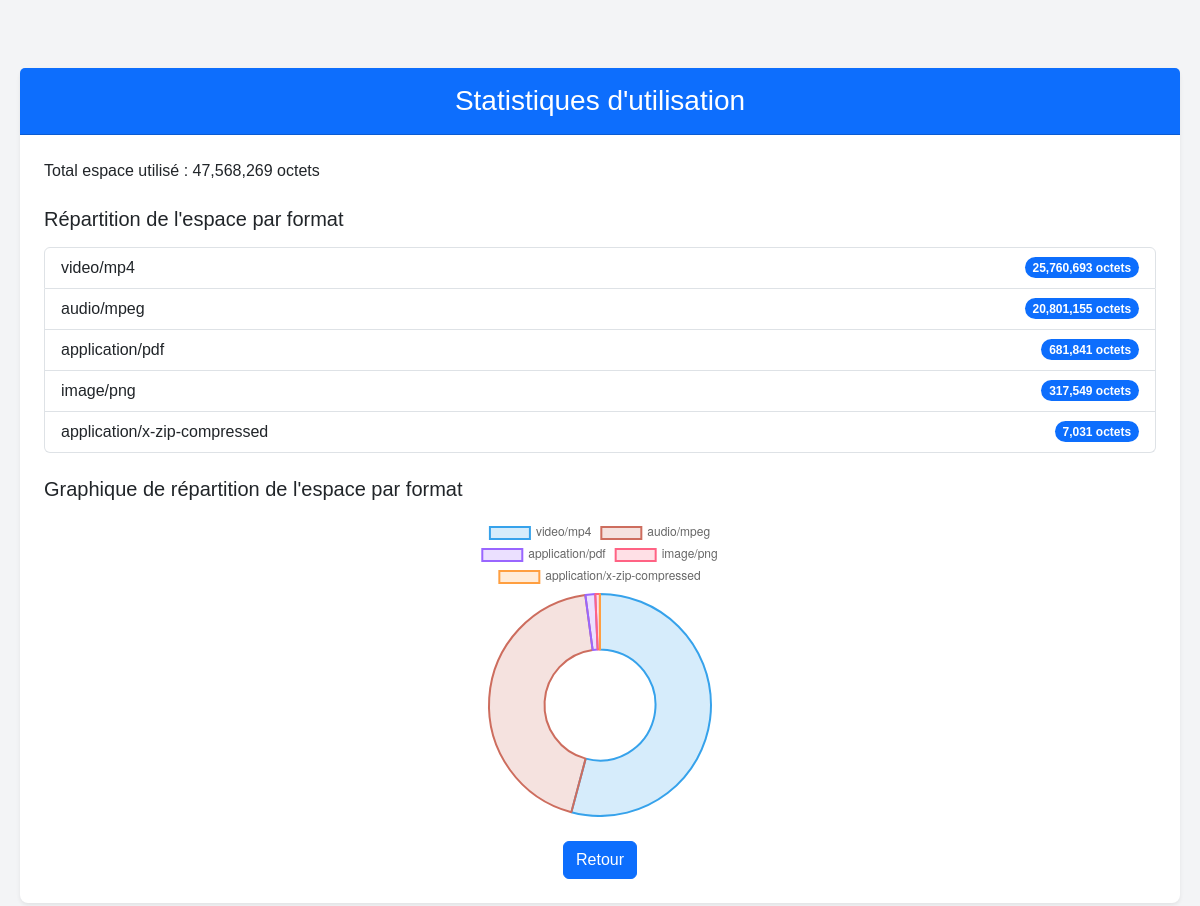
The page /drive/account-stats/ (signed in) on the database its author committed.
### drive/models.py (models this page shows, shortened)
class File(models.Model):
    file = models.FileField(upload_to='user_files/')
    user = models.ForeignKey(User, on_delete=models.CASCADE)
    folder = models.ForeignKey(Folder, null=True, blank=True, related_name='files', on_delete=models.CASCADE)
    uploaded_at = models.DateTimeField(auto_now_add=True)
    file_size = models.PositiveIntegerField(null=True, blank=True)  # Permettre null temporairement
    file_type = models.CharField(max_length=50, null=True, blank=True)  # Permettre null temporairement

### drive/views.py (the view)
# urls.py: path('account-stats/', account_stats, name='account_stats'),
@login_required
def account_stats(request):
    total_storage = File.objects.filter(user=request.user).aggregate(total_size=Sum('file_size'))['total_size'] or 0
    format_distribution = (
        File.objects.filter(user=request.user)
        .values('file_type')
        .annotate(total_size=Sum('file_size'))
        .order_by('-total_size')
    )
    labels = []
    data = []
    percentages = []
    for entry in format_distribution:
        file_type = entry['file_type']
        total_size = entry['total_size'] or 0  # Défaut à 0 si None
        labels.append(file_type)
        data.append(total_size)
        percentage = (total_size / total_storage * 100) if total_storage > 0 else 0
        percentages.append(percentage)
    chart_data = {
        'labels': labels,
        'data': data,
        'percentages': percentages,
    }
    return render(request, 'drive/account_stats.html', {
        'total_storage': total_storage,
        'format_distribution': format_distribution,
        'chart_data': chart_data,
    })

### drive/templates/drive/account_stats.html (shortened to what this page needs)
{% load static %}
{% load humanize %}
<!DOCTYPE html>
<html lang="fr">
<head>
    <link href="https://cdn.jsdelivr.net/npm/bootstrap@5.3.0-alpha1/dist/css/bootstrap.min.css" rel="stylesheet">
    <link rel="stylesheet" href="{% static 'drive/css/account_stats.css' %}">
</head>
<body>
    <div class="container mt-5">
        <div class="card shadow-sm">
            <div class="card-header bg-primary text-white">
                <h1 class="h3 mb-0">Statistiques d'utilisation</h1>
            </div>
            <div class="card-body">
                <p class="mb-4">Total espace utilisé : {{ total_storage|intcomma }} octets</p>
                <h2 class="h5 mb-3">Répartition de l'espace par format</h2>
                <ul class="list-group mb-4">
                    {% for entry in format_distribution %}
                        <li class="list-group-item d-flex justify-content-between align-items-center">
                            {{ entry.file_type }}
                            <span class="badge bg-primary rounded-pill">{{ entry.total_size|intcomma }} octets</span>
                        </li>
                    {% empty %}
                        <li class="list-group-item">Aucune donnée disponible.</li>
                    {% endfor %}
                </ul>
                <h2 class="h5 mb-3">Graphique de répartition de l'espace par format</h2>
                <div class="d-flex justify-content-center">
                    <canvas id="spaceDistributionChart" class="chart-size"></canvas>
                </div>
            <div class="mt-4 text-center">
                <a href="{% url 'dashboard' %}" class="btn btn-primary">Retour</a>
            </div>
        </div>
    </div>
    </div>
    <script>
        // Préparer les données pour le graphique
        const labels = [
            {% for entry in format_distribution %}
                "{{ entry.file_type }}"{% if not forloop.last %},{% endif %}
            {% empty %} "Aucun format"{% endfor %}
        ];
        const data = [
            {% for entry in format_distribution %}
                {{ entry.total_size }}{% if not forloop.last %},{% endif %}
            {% empty %} 0{% endfor %}
        ];
        const colors = [
        {% for entry in format_distribution %}
        {% if entry.file_type == 'image/png' %}
           'rgba(255, 99, 132, 0.2)'{% if not forloop.last %},{% endif %}
        {% elif entry.file_type == 'video/mp4' %}
            'rgba(54, 162, 235, 0.2)'{% if not forloop.last %},{% endif %}
        {% elif entry.file_type == 'document' %}
            'rgba(75, 192, 192, 0.2)'{% if not forloop.last %},{% endif %}
        {% elif entry.file_type == 'application/pdf' %}
            'rgba(153, 102, 255, 0.2)'{% if not forloop.last %},{% endif %}
        {% elif entry.file_type == 'application/x-zip-compressed' %}
            'rgba(255, 159, 64, 0.2)'{% if not forloop.last %},{% endif %}
        {% elif entry.file_type == 'audio/mpeg' %}
            'rgba(205, 109, 94, 0.2)'{% if not forloop.last %},{% endif %}
        {% elif entry.file_type == 'application/vnd.openxmlformats-officedocument.wordprocessingml.document' %}
            'rgba(92, 84, 255, 0.2)'{% if not forloop.last %},{% endif %}
        {% elif entry.file_type == 'application/vnd.openxmlformats-officedocument.spreadsheetml.sheet' %}
            'rgba(61, 193, 121, 0.2)'{% if not forloop.last %},{% endif %}
        {% elif entry.file_type == 'text/x-python' %}
            'rgba(0, 128, 0, 0.2)'{% if not forloop.last %},{% endif %}
        {% else %}
            'rgba(201, 203, 207, 0.2)'{% if not forloop.last %},{% endif %}
        {% endif %}
    {% empty %} 'gray'{% endfor %}
];
        // Configuration du graphique en donut
        const chartData = {
            labels: labels,
            datasets: [{
                data: data,
                backgroundColor: colors,
                borderColor: colors.map(color => color.replace('0.2', '1')), // Couleurs des bordures
                borderWidth: 2
            }]
        };
        const config = {
            type: 'doughnut',
            data: chartData,
            options: {
                responsive: true, // Rendre le graphique responsive
                plugins: {
                    tooltip: {
                        callbacks: {
                            label: function(context) {
                                let label = context.label || '';
                                let value = context.raw || 0;
                                return `${label}: ${value} octets`;
                            }
                        }
                    }
                }
            }
        };
        // Rendu du graphique
        new Chart(
            document.getElementById('spaceDistributionChart'),
            config
        );
    </script>
</body>
</html>

### drive/static/drive/css/account_stats.css (style rules this page uses)
:root { --primary-color: #4285f4; --primary-dark: #0056b3; --secondary-color: #f3f4f6; --text-color: #1f2937; --text-light: #6b7280; }
body { font-family: 'Arial', sans-serif; margin: 0; padding: 0; background-color: var(--secondary-color); color: var(--text-color); }
.container { max-width: 1200px; margin: 0 auto; padding: 20px; }
.card { border: none; border-radius: 8px; }
.card-header { border-radius: 8px 8px 0 0; padding: 1rem; text-align: center; background-color: var(--primary-color); color: white; }
.card-body { padding: 1.5rem; }
.chart-size { width: 300px !important; height: 300px !important; margin: 0 auto; }

### rows shown on the page
File: file_type "video/mp4", total_size "25,760,693"
File: file_type "application/pdf", total_size "681,841"
File: file_type "application/x-zip-compressed", total_size "7,031"

### other values the page prints
{{ total_storage|intcomma }} "47,568,269"
{{ entry.file_type }} "audio/mpeg" "image/png"
{{ entry.total_size|intcomma }} "20,801,155" "317,549"
chart data {{ entry.file_type }} video/mp4, audio/mpeg, application/pdf, image/png, application/x-zip-compressed
chart data {{ entry.total_size }} 25760693, 20801155, 681841, 317549, 7031
